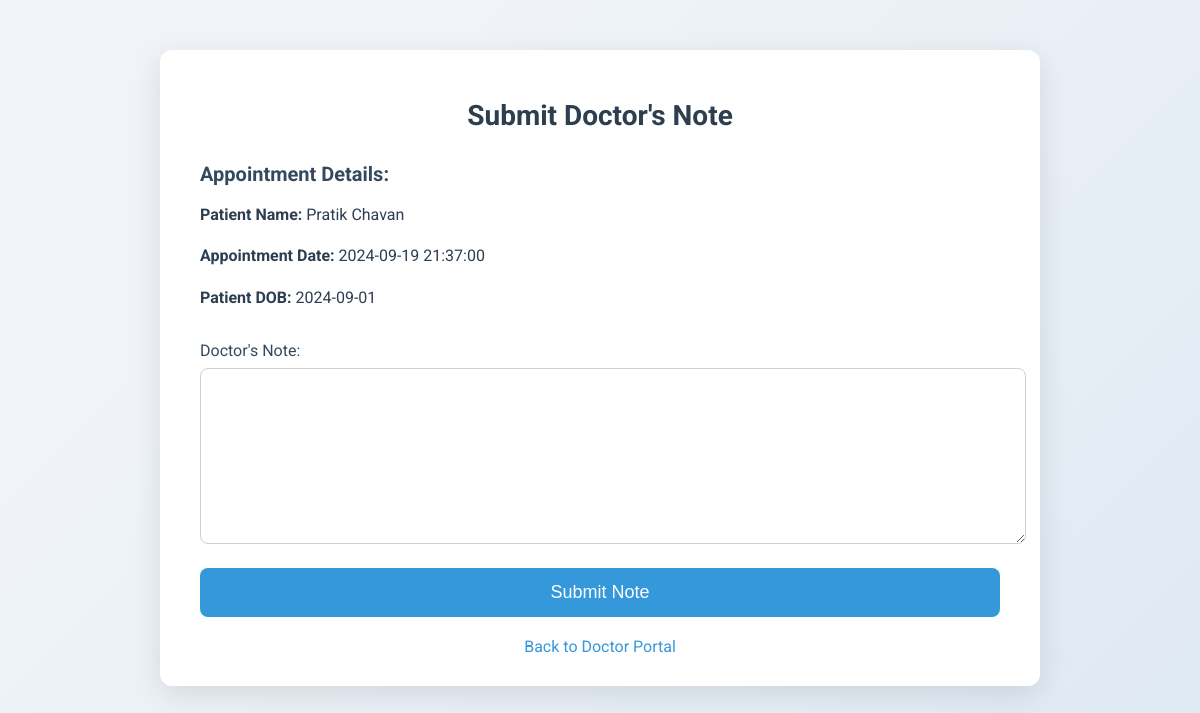
/submit_doctor_note.php?appointment_id=6 (signed in), run on the app's committed database.
### tables this page shows
CREATE TABLE `appointments` (
  `id` int NOT NULL,
  `patient_id` int NOT NULL,
  `doctor_id` int NOT NULL,
  `appointment_date` datetime NOT NULL,
  `status` varchar(50) NOT NULL DEFAULT 'Pending',
  `created_at` timestamp NULL DEFAULT CURRENT_TIMESTAMP,
  `department` varchar(100) DEFAULT NULL,
  `doctor_note` text,
  `doctor_note_submitted` tinyint(1) DEFAULT '0',
  `prescription_submitted` tinyint(1) DEFAULT '0'
);

CREATE TABLE `patients` (
  `id` int NOT NULL,
  `user_id` int NOT NULL,
  `full_name` varchar(100) NOT NULL,
  `date_of_birth` date DEFAULT NULL,
  `created_at` timestamp NULL DEFAULT CURRENT_TIMESTAMP,
  `medical_history` text,
  `prescription` varchar(255) DEFAULT NULL,
  `phone` varchar(20) DEFAULT NULL,
  `city` varchar(20) DEFAULT NULL
);

### submit_doctor_note.php (the view, shortened to what this page needs)
<?php
include 'config.php';
$appointment_id = $_GET['appointment_id'] ?? null;
$stmt = $pdo->prepare("
    SELECT a.*, p.full_name AS patient_name, p.date_of_birth
    FROM appointments a
    JOIN patients p ON a.patient_id = p.id
    WHERE a.id = ? AND a.doctor_id = ?
");
$stmt->execute([$appointment_id, $_SESSION['user_id']]);
$appointment = $stmt->fetch();
?>
<!DOCTYPE html>
<html lang="en">
<head>
</head>
<body>
    <div class="container">
        <h1>Submit Doctor's Note</h1>
        <div class="appointment-details">
            <h3>Appointment Details:</h3>
            <p><strong>Patient Name:</strong> <?php echo htmlspecialchars($appointment['patient_name']); ?></p>
            <p><strong>Appointment Date:</strong> <?php echo htmlspecialchars($appointment['appointment_date']); ?></p>
            <p><strong>Patient DOB:</strong> <?php echo htmlspecialchars($appointment['date_of_birth']); ?></p>
        </div>
        <form method="POST" action="submit_doctor_note.php?appointment_id=<?php echo htmlspecialchars($appointment_id); ?>">
            <label for="doctor_note">Doctor's Note:</label>
            <textarea name="doctor_note" id="doctor_note" required></textarea>
            <button type="submit" name="submit_doctor_note">Submit Note</button>
        </form>
        <div class="back-link">
            <a href="doctor_portal.php">Back to Doctor Portal</a>
        </div>
    </div>
</body>
</html>

### submit_doctor_note.php (style rules this page uses)
body { font-family: 'Roboto', sans-serif; background-image: linear-gradient(135deg, #f0f4f8 25%, #dfe9f3 100%); margin: 0; padding: 0; overflow-x: hidden; }
.container { max-width: 800px; margin: 50px auto; padding: 30px 40px; background-color: #ffffff; border-radius: 12px; box-shadow: 0 8px 30px rgba(0, 0, 0, 0.1); animation: fadeIn 0.8s ease; }
h1 { color: #2c3e50; margin-bottom: 30px; text-align: center; font-size: 28px; animation: slideDown 0.8s ease; }
.appointment-details { margin-bottom: 30px; }
.appointment-details h3 { color: #34495e; font-size: 20px; margin-bottom: 15px; }
.appointment-details p { font-size: 16px; color: #2c3e50; line-height: 1.6; margin-bottom: 10px; }
form label { display: block; margin-bottom: 8px; font-size: 16px; color: #34495e; }
form textarea { width: 100%; height: 150px; padding: 12px; margin-bottom: 20px; border-radius: 8px; border: 1px solid #ccd1d9; font-size: 16px; outline: none; resize: vertical; transition: border-color 0.3s; }
form button { padding: 14px; background-color: #3498db; color: #fff; border: none; border-radius: 8px; font-size: 18px; cursor: pointer; transition: background-color 0.3s, transform 0.1s; width: 100%; }
.back-link { text-align: center; margin-top: 20px; }
.back-link a { color: #3498db; text-decoration: none; font-size: 16px; transition: color 0.3s; }

### data on the page
appointments: patient.full_name "Pratik Chavan", appointment_date "2024-09-19 21:37:00", patient.date_of_birth "2024-09-01"
